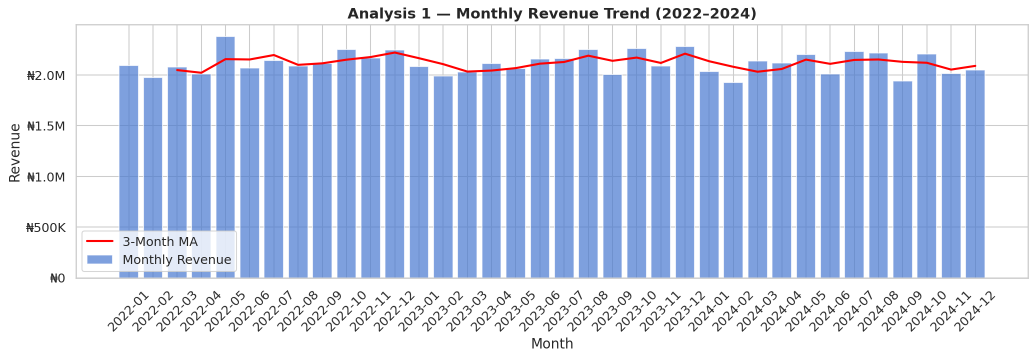
#> input picture charts/01_monthly_revenue.png, 2071 x 718 px (shown at 1/2 size)
$ python -i bi_analysis.py   (imports and definitions only)
#> lines starting #> are read from the running program, lines starting #| are printed output that depends on the picture
"""
50 Business Intelligence & High-Level Data Analyses
for an E-Commerce Company.
"""

import os
import warnings
import numpy as np
import pandas as pd
import matplotlib
# [1 line not run here, left out]
import matplotlib.pyplot as plt
import matplotlib.ticker as mticker
import seaborn as sns
from scipy import stats
from sklearn.preprocessing import StandardScaler
from sklearn.cluster import KMeans
from sklearn.decomposition import PCA
from itertools import combinations
from collections import Counter

# [4 lines not run here, left out]
PALETTE   = sns.color_palette("muted", 12)
FIG_DIR   = "charts"
REPORT_DIR = "reports"
# [2 lines not run here, left out]

CURRENCY = "₦"
MILLION  = 1_000_000


# [12 lines left out: functions savefig, fmt_currency, not called in this run]


# ═══════════════════════════════════════════════════════════════════════════════
class EcommerceAnalytics:

    def __init__(self, data: dict):
        self.customers  = data["customers"].copy()
        self.products   = data["products"].copy()
        self.orders     = data["orders"].copy()
        self.items      = data["order_items"].copy()
        self.reviews    = data["reviews"].copy()
        self.campaigns  = data["campaigns"].copy()
        self.sessions   = data["sessions"].copy()
        self.inventory  = data["inventory"].copy()
        self._prepare()
        self.insights = []

    # [1140 lines left out: functions _prepare, analysis_01_monthly_revenue, analysis_02_quarterly_revenue, analysis_03_revenue_by_category, analysis_04_aov_trend, analysis_05_revenue_by_payment and 47 more, not called in this run]

>>> import cv2
>>> picture = cv2.imread('charts/01_monthly_revenue.png', cv2.IMREAD_GRAYSCALE)
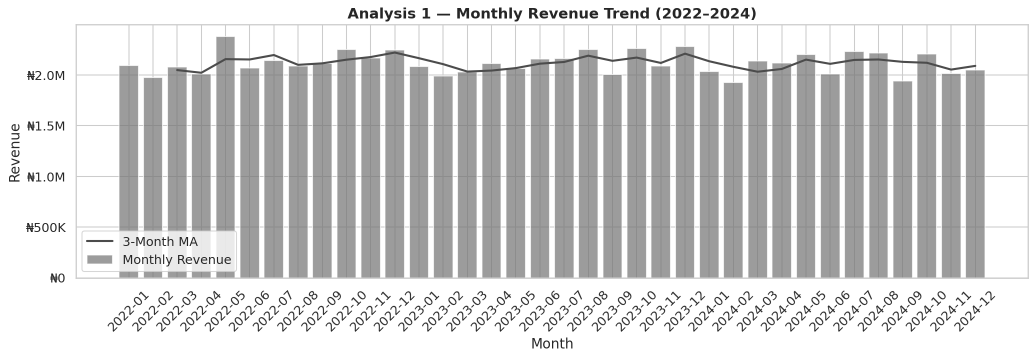
#> picture: shape (718, 2071) (shown at 1/2 size); min 38, max 255, mean 211
#> (the run stopped early here; a loop or call above may not have finished)

$ run again, on charts/02_quarterly_revenue.png
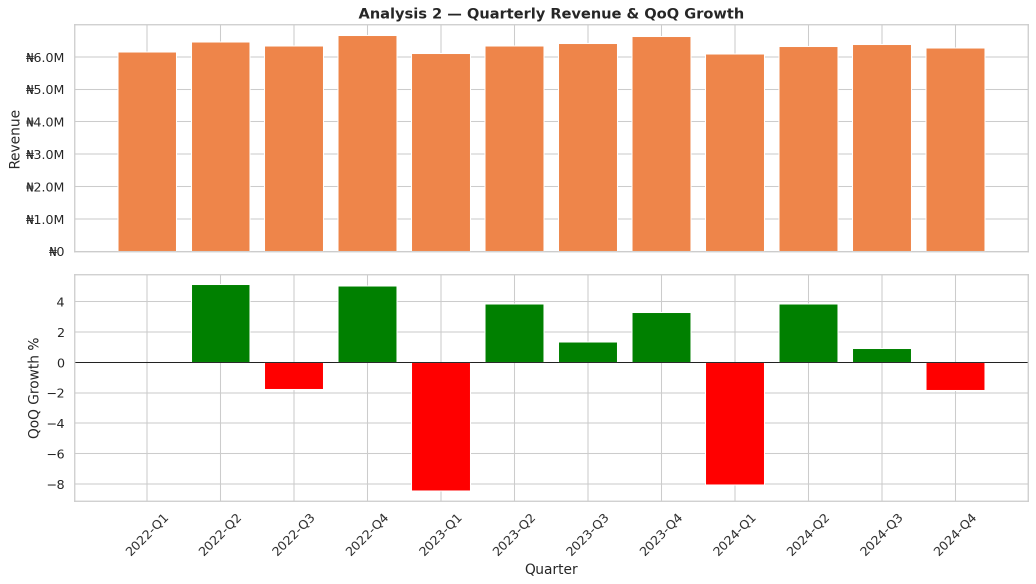
#> input picture charts/02_quarterly_revenue.png, 2071 x 1168 px (shown at 1/2 size)
#> `picture = cv2.imread('charts/01_monthly_revenue.png', cv2.IMREAD_GRAYS..`:
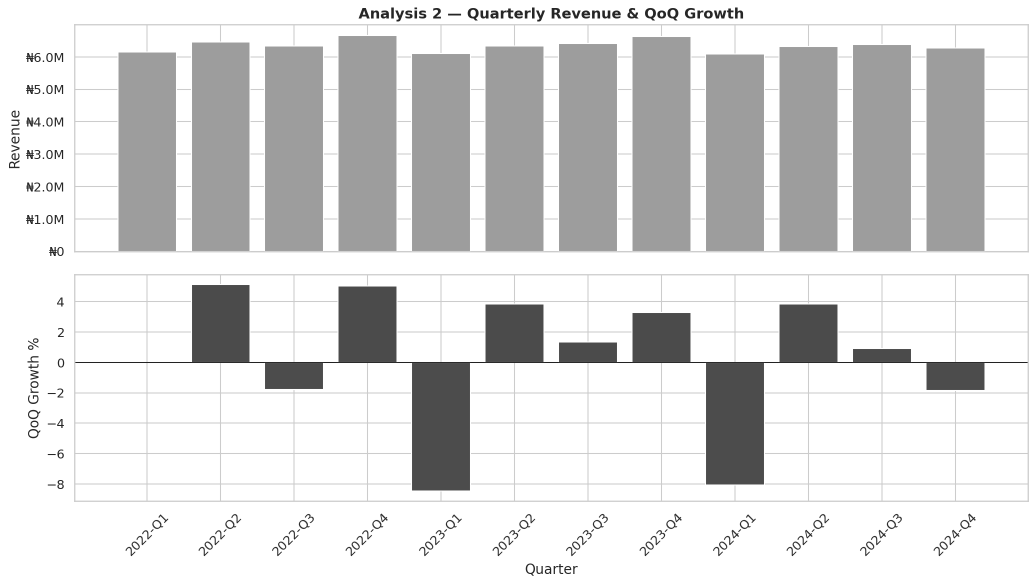
#> picture: shape (1168, 2071) (shown at 1/2 size); min 34, max 255, mean 217.4

$ run again, on charts/03_revenue_by_category.png
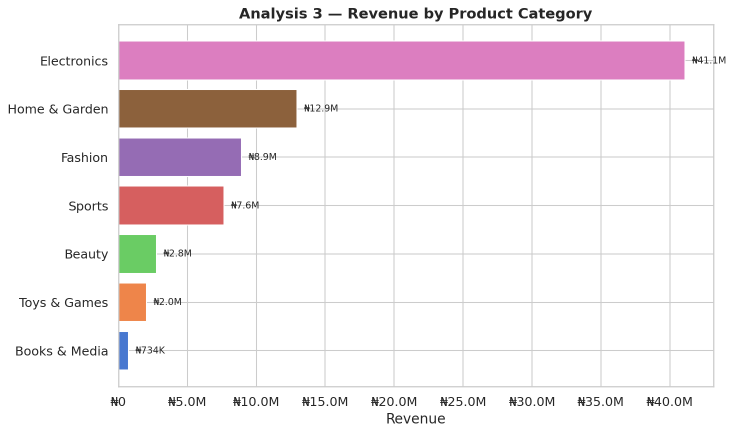
#> input picture charts/03_revenue_by_category.png, 1468 x 868 px (shown at 1/2 size)
#> `picture = cv2.imread('charts/01_monthly_revenue.png', cv2.IMREAD_GRAYS..`:
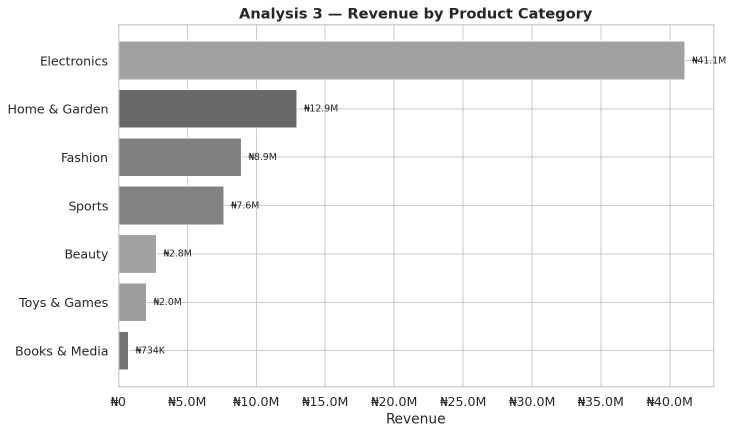
#> picture: shape (868, 1468) (shown at 1/2 size); min 38, max 255, mean 236.9

$ run again, on charts/04_aov_trend.png
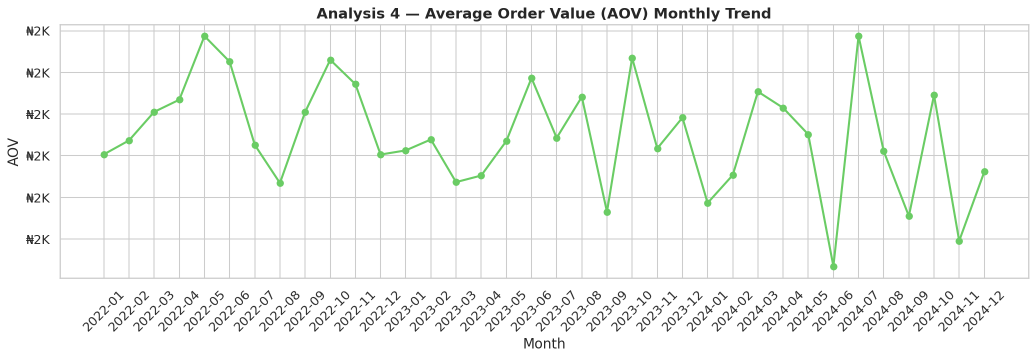
#> input picture charts/04_aov_trend.png, 2071 x 718 px (shown at 1/2 size)
#> `picture = cv2.imread('charts/01_monthly_revenue.png', cv2.IMREAD_GRAYS..`:
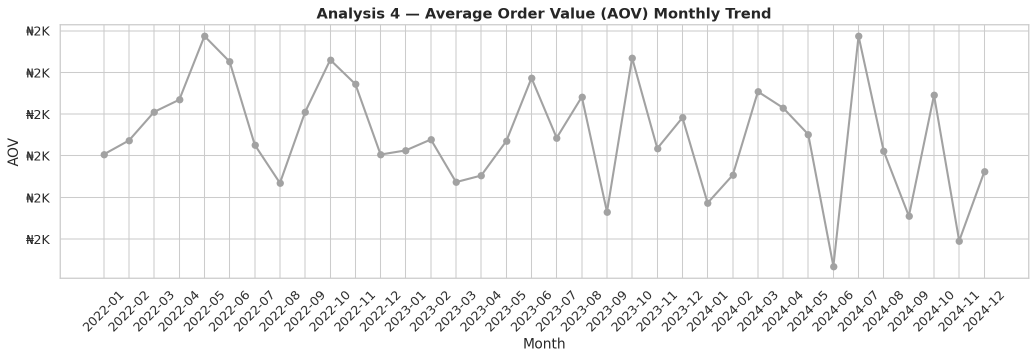
#> picture: shape (718, 2071) (shown at 1/2 size); min 38, max 255, mean 246.6
